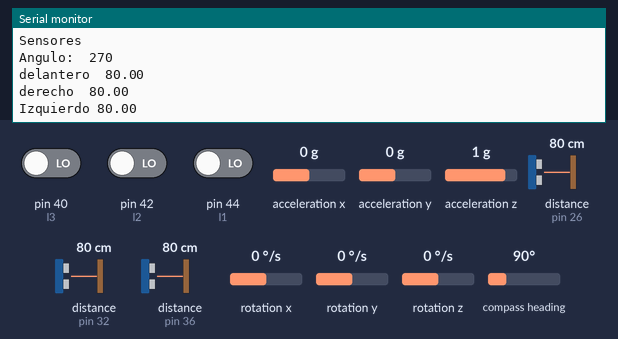
The sketch below on a simulated Arduino Mega 2560, built with avr-gcc and run on an emulated ATmega2560. Shown: the last lines printed to the serial monitor. Wiring (inferred from the names in the program): 3 × ultrasonic range finder: trigger pin 28, echo pin 26 / trigger pin 30, echo pin 32 / trigger pin 34, echo pin 36; HMC5883L compass at I2C address 0x1E. Inputs (shaded band) come from the test bench; at power-on: distance to the obstacle (sensors on pin 26, pin 32, pin 36) 80 cm, compass heading 90°, pin 40 (l3) LOW, pin 42 (l2) LOW, pin 44 (l1) LOW, acceleration x 0 g, acceleration y 0 g, acceleration z 1 g, rotation x 0 °/s, rotation y 0 °/s, rotation z 0 °/s. The echo pulse lasts 58.3 µs per cm.

Above: at 1.2 s.
1.3 s: distance to the obstacle (sensor on pin 26) set to 2 cm
At 2.6 s:
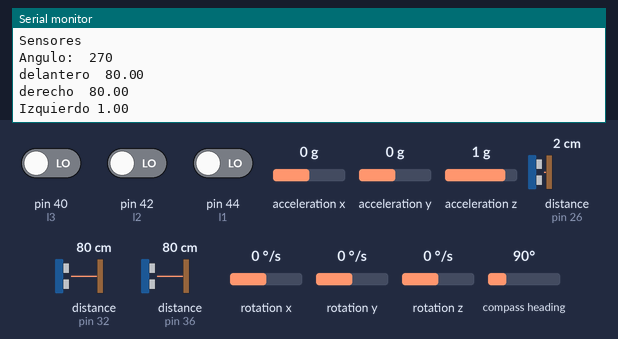
2.8 s: distance to the obstacle (sensor on pin 32) set to 2 cm
At 4.0 s:
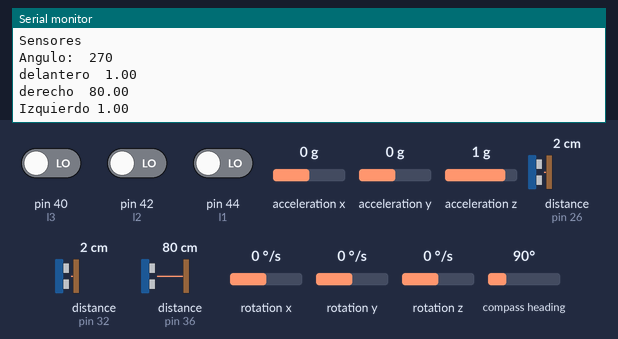
4.3 s: distance to the obstacle (sensor on pin 36) set to 2 cm
At 5.6 s:
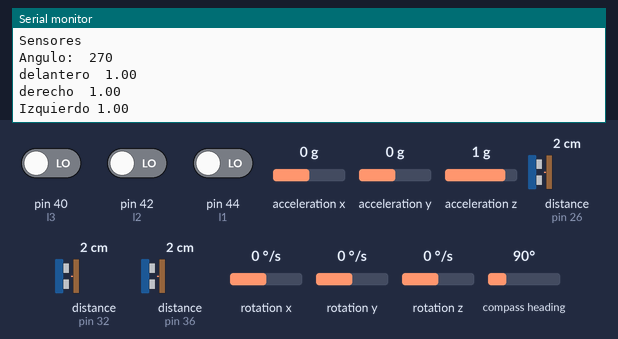
5.8 s: compass heading set to 7°
7.3 s: distance to the obstacle (sensor on pin 26) set to 4 cm
At 8.7 s:
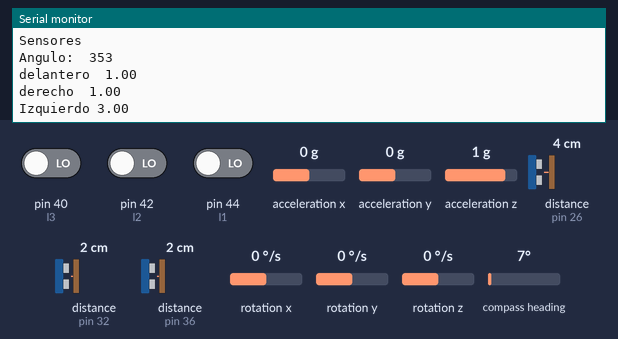
8.8 s: distance to the obstacle (sensor on pin 32) set to 4 cm
At 10.0 s:
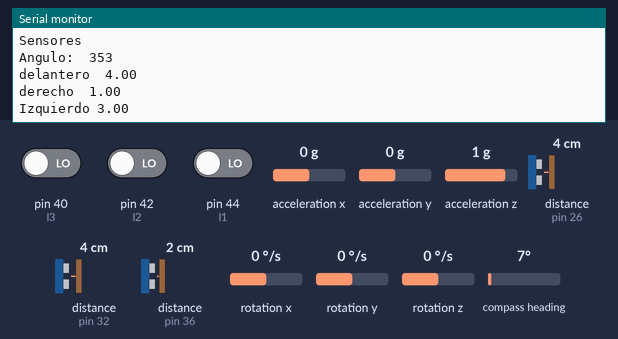
Timing chart, 0 to 11.3 s (numbered marks = the images above; inputs shaded):
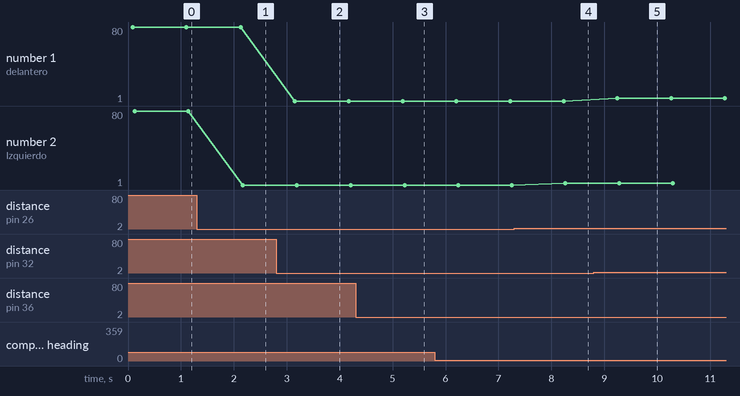

Measured:
- after the input at 1.3 s, the serial monitor: prints a new line after 0.87 s (image 1)
- after the input at 2.8 s, the serial monitor: prints a new line after 0.36 s (image 2)
- after the input at 4.3 s, the serial monitor: prints a new line after 0.91 s (image 3)
- after the input at 7.3 s, the serial monitor: prints a new line after 0.97 s (image 4)
- after the input at 8.8 s, the serial monitor: prints a new line after 0.45 s (image 5)
- plotted number 1: 1 → 4 after the input at 8.8 s
- plotted number 2: 80 → 1 after the input at 1.3 s, 1 → 3 after the input at 7.3 s

The sketch:

maze2018.ino.ino
```cpp
//Incluimos la libreria SD.
#include <SD.h>
#include <QTRSensors.h>
#include <AFMotor.h>
#include <Wire.h>
#include <Adafruit_MLX90614.h>
#include "I2Cdev.h"
#include "MPU6050.h"
#include "Wire.h"
#include <BMP180.h>  //Library for the BMP180 barometer.


//Acelerometro MPU6050
MPU6050 accelgyro;
Adafruit_MLX90614 mlx = Adafruit_MLX90614();

//delantero
//define motores por cada puerto
AF_DCMotor motori_D(1); //motor izquierdo
AF_DCMotor motord_D(2); //motor derecho

//Declaracion de Variables para sensores
   // SD
       const int chipSelect = 44;
   //Ultrasonicos
     //Delantero
       const int trigPin_D = 30;
       const int echoPin_D = 32;
     //Derecho
       const int trigPin_R = 34;
       const int echoPin_R = 36;
     //Izquierdo
       const int trigPin_L= 28; // Pin disparador. Se puede usar otro pin digital
       const int echoPin_L= 26; // Pin eco. Se puede usar otro pin digital
   //Infrarojos

       int l1 = 44; //Morado
       int l2 = 42; //Gris
       int l3 = 40; //Blanco
  //Giroscopio y Acelerometro
       int16_t ax, ay, az;
       int16_t gx, gy, gz;

  //HMC5883L Magnetometro Compass
       const int hmc5883Address = 0x1E; //0011110b, I2C 7bit address for compass
       const byte hmc5883ModeRegister = 0x02;
       const byte hmcContinuousMode = 0x00;
       const byte hmcDataOutputXMSBAddress = 0x03;

       int x,y,z; //triple axis data from HMC5883L.


   //variables de medicion de sensores
   //Sensores ultrasonicos
       long duration;
       long inches;
       float cm_D;
       float cm_R;
       float cm_L;
       float cm_A;
       float dif_cm=0;
    //Sensor Infrarrojo
       int v1 = 0;
       int v2 = 0;
       int v3 = 0;
       int cont_inf=0;
    //Sensor de Inclinación
       //int sInc =

//Variables de control
    // distancia para encontrar las paredes (centimetros)
       int d_enc=30;
       int d_fte=10;
    //encuentro con las paredes del laberinto (0) libre, (1) encuentra la pared
       int adelante=0;
       int derecha=0;
       int izquierda=0;
       int atras=0;
    //velocidad de oruga
       int ade_ordi=140;
       int medioi=115;
        int ade_ordd=190;
       int mediod=150;
       //long dif_cm=0;

    //Control de ultimo giro
       String ul_giro="FR";
       String desvio="C";
    // espara para los giros
       int ang_ini=0;
       int ang_act=0;
       int giroU=30;
       int Gizquierda=15;
       int Gderecha=-15;


       int t_giroi=3750;      //tiempo para los giros de 90°
       int t_girod=4500;      //tiempo para los giros de 90°
       int t_u=10700;
       int ineD=1100;
       int ineI=1100;
       int ine_ng=1500;       //inercia zona negra
       int esp_giro=4200;    //avanza despues de girar 180°
       //int t_giro_u=3500;   // tiempo para giros de 180°
       int tr=40;           // tiempo de retorno a la recta
       int giro=0;


void setup() {
   //Puerto serial
   Serial.begin(9600);

   // Sensor ultrasonico Delantero
      pinMode(trigPin_D, OUTPUT); // Establece pin como salida
      pinMode(echoPin_D, INPUT); // Establece pin como entrada
      digitalWrite(trigPin_D, LOW); // Pone el pin a un estado logico bajo

   // Sensor ultrasonico derecho
      pinMode(trigPin_R, OUTPUT); // Establece pin como salida
      pinMode(echoPin_R, INPUT); // Establece pin como entrada
      digitalWrite(trigPin_R, LOW); // Pone el pin a un estado logico bajo

   // Sensor ultrasonico izquierdo
      pinMode(trigPin_L, OUTPUT); // Establece pin como salida
      pinMode(echoPin_L, INPUT); // Establece pin como entrada
      digitalWrite(trigPin_L, LOW); // Pone el pin a un estado logico bajo

   // Sensor Infrarojo
      pinMode(l1,INPUT);
      pinMode(l2,INPUT);
      pinMode(l3,INPUT);


    //------------------  Configuracion GY-87 ------------------------------------
      Wire.begin();
      // inicializa griroscopio
      accelgyro.initialize();
      // verifica la coneccion
      Serial.println("Testing device connections...");
      Serial.println(accelgyro.testConnection() ? "MPU6050 se realizo la coneccion" : "MPU6050 coneccion fallida");
      accelgyro.setI2CBypassEnabled(true);  //Esto configura el bypass para que el HMC5883L se pueda ver.
      //Inicializa el Compas digital
      Wire.beginTransmission(hmc5883Address);  //inicia la comunicacion
      Wire.write(hmc5883ModeRegister);  //seleccione el modo de registro
      Wire.write(hmcContinuousMode); //modo de medición continua
      Wire.endTransmission();
    //------------------  Configuracion GY-87 ------------------------------------
}

//------------------------------alto-----------------------------------------------
void alto(){
   motori_D.setSpeed(0);//velocidad de motor izquierdo
   motori_D.run(FORWARD); //polaridad de motor izquierdo
   motord_D.setSpeed(0);//velocidad de motor derecho
   motord_D.run(FORWARD);//polaridad de motor  derecho
   //Serial.println("____ALTO____________________");
   delay(1500);
   motori_D.setSpeed(ade_ordi);
   motori_D.run(FORWARD);
   motord_D.setSpeed(ade_ordd);
   motord_D.run(FORWARD);
}
//------------------------------regresa---------------------------------------------
void regresa(){
   motori_D.setSpeed(100);//velocidad de motor izquierdo
   motori_D.run(BACKWARD); //polaridad de motor izquierdo
   motord_D.setSpeed(100);//velocidad de motor derecho
   motord_D.run(BACKWARD);//polaridad de motor  derecho
   //Serial.println("____regresa____________________");
   delay(2000);
}


void loop() {
   Serial.println("Sensores ");
   /*motori_D.setSpeed(ade_ordi);
   motori_D.run(FORWARD);
   motord_D.setSpeed(ade_ordd);
   motord_D.run(FORWARD);
   */
   angulo();
   Serial.print("Angulo:  ");
   Serial.println(angulo());


   v1=digitalRead(l1);
   v2=digitalRead(l2);
   v3=digitalRead(l3);

   ultra_D();
   ultra_R();
   ultra_L();
   Serial.print("delantero  ");
   Serial.println(cm_D);
   Serial.print("derecho  ");
   Serial.println(cm_R);
   Serial.print("Izquierdo ");
   Serial.println(cm_L);
   delay(1000);
   //Detremina si encontro la pared Delantera
   /*if (cm_D<d_fte) {
      adelante=0;
   }else {
      adelante=1;
   }
   //Detremina si encontro la pared Derecha
   if (cm_R<d_enc) {
      derecha=0;
   }else {
       derecha=1;
   }
   //Detremina si encontro la pared Izquierda
   if (cm_L<d_enc) {
       izquierda=0;
   }else {
       izquierda=1;
   }

   Serial.print("Pared delantera  ");
   Serial.println(adelante);
   Serial.print("Pared derecha  ");
   Serial.println(derecha);
   Serial.print("Pared Izquierda ");
   Serial.println(izquierda);
   Serial.print("iNF. 1  ");
   Serial.println(v1);
   Serial.print("inf 2  ");
   Serial.println(v2);
   Serial.print("inf 3 ");
   Serial.println(v3);


   //delay(3000);
   //Sin pared al frente y entre dos paredes avanza de frente alineandose a la IZQUIERDA
   //          |         |          |            |
   //          |    1    |          |     1      |
   //          |0       0|          |0         1
   //          |         |          |            |
   if (((adelante==1) && (izquierda==0) && (derecha==0)) || ((adelante==1) && (izquierda==0) && (derecha==1))){
           //if ((cm_L>=4 && cm_L<=6)){
           motori_D.setSpeed(ade_ordi);
           motori_D.run(FORWARD);
           motord_D.setSpeed(ade_ordd);
           motord_D.run(FORWARD);
           desvio="C";
        //}

        //algoritmo para centrar
        if(cm_L<5 || cm_R>=8 ){  //&& cm_R<d_enc
           //dataFile.print("   cm_L<   ");
           // GIRA A LA DERECHA
           motori_D.setSpeed(ade_ordi);
           motori_D.run(FORWARD);
           motord_D.setSpeed(ade_ordd);
           motord_D.run(BACKWARD);
           delay(550);
           //avanza
           motori_D.setSpeed(ade_ordi);
           motori_D.run(FORWARD);
           motord_D.setSpeed(ade_ordd);
           motord_D.run(FORWARD);
           delay(700);
           desvio="D";
           //izquierda
           motori_D.setSpeed(ade_ordi);
           motori_D.run(BACKWARD);
           motord_D.setSpeed(ade_ordd);
           motord_D.run(FORWARD);
           delay(400);
           //avanza
           motori_D.setSpeed(ade_ordi);
           motori_D.run(FORWARD);
           motord_D.setSpeed(ade_ordd);
           motord_D.run(FORWARD);
           delay(500);
        }

        if(cm_R<5 || cm_L>=8){ // && cm_L<d_enc
           //dataFile.print("   cm_L>6");
           //GIRA IZQUIERDA
           motori_D.setSpeed(ade_ordi);
           motori_D.run(BACKWARD);
           motord_D.setSpeed(ade_ordd);
           motord_D.run(FORWARD);
           delay(450);
           //avanza
           motori_D.setSpeed(ade_ordi);
           motori_D.run(FORWARD);
           motord_D.setSpeed(ade_ordd);
           motord_D.run(FORWARD);
           delay(750);
           // GIRA A LA DERECHA
           motori_D.setSpeed(ade_ordi);
           motori_D.run(FORWARD);
           motord_D.setSpeed(ade_ordd);
           motord_D.run(BACKWARD);
           delay(450);
           //avanza
           motori_D.setSpeed(ade_ordi);
           motori_D.run(FORWARD);
           motord_D.setSpeed(ade_ordd);
           motord_D.run(FORWARD);
           delay(500);
           desvio="I";
        }

        ul_giro="FT"+desvio;
   }

   //Pared al frente y a la izquierda gira a la derecha
   //          |----------|
   //          |    0
   //          |0       1
   //          |          |
   if (((adelante==0)   && (izquierda==0) && (derecha==1))){
       // avanza un tiempo para centrar la vuelta
       alto();
       motori_D.setSpeed(ade_ordi);
       motori_D.run(FORWARD);
       motord_D.setSpeed(ade_ordd);
       motord_D.run(FORWARD);
       delay(ineD); //avanza para centrar el giro
       //gira a la derecha
       ang_ini=angulo();
       ang_act=ang_ini;
       while (ang_act<=ang_ini+Gderecha){
          motori_D.setSpeed(ade_ordi);
          motori_D.run(FORWARD);
          motord_D.setSpeed(ade_ordd);
          motord_D.run(BACKWARD);
          ang_act=angulo();
       }
       alto();
       // avanza para centrarse
       motori_D.setSpeed(ade_ordi);
       motori_D.run(FORWARD);
       motord_D.setSpeed(ade_ordd);
       motord_D.run(FORWARD);
       delay(esp_giro);

       ul_giro="DE";
   }

   //Pared al frente y a la derecha gira a la izquierda
   //          |----------|
   //                0    |
   //            1       0|
   //          |          |
   if ((adelante==0) && (izquierda==1) && (derecha==0)){
       alto();
       // avanza un tiempo para centrar la vuelta
       motori_D.setSpeed(ade_ordi);
       motori_D.run(FORWARD);
       motord_D.setSpeed(ade_ordd);
       motord_D.run(FORWARD);
       //delay(ineI); //avanza para centrar el giro
       // Gira Izquierda
       ang_ini=angulo();
       ang_act=ang_ini;
       while (ang_act<=ang_ini+Gizquierda){
          motori_D.setSpeed(ade_ordi);
          motori_D.run(BACKWARD);
          motord_D.setSpeed(ade_ordd);
          motord_D.run(FORWARD);
          ang_act=angulo();
       }
       alto();
       // se centra
       motori_D.setSpeed(ade_ordi);
       motori_D.run(FORWARD);
       motord_D.setSpeed(ade_ordd);
       motord_D.run(FORWARD);
       delay(esp_giro);

       ul_giro="IZ";
   }

   //Pared al frente y sin pared a la derecha  y a la izquierda gira a la izquierda
   //          |------------|
   //                 0
   //             1       1
   //          |            |
   if ((adelante==0) && (izquierda==1) && (derecha==1)){
       alto();
       // avanza un tiempo para centrar la vuelta
       motori_D.setSpeed(ade_ordi);
       motori_D.run(FORWARD);
       motord_D.setSpeed(ade_ordd);
       motord_D.run(FORWARD);
       //delay(ineI); //avanza para centrar el giro
       // Gira Izquierda
       ang_ini=angulo();
       ang_act=ang_ini;
       while (ang_act<=ang_ini+Gizquierda){
          motori_D.setSpeed(ade_ordi);
          motori_D.run(BACKWARD);
          motord_D.setSpeed(ade_ordd);
          motord_D.run(FORWARD);
          ang_act=angulo();
       }
       alto();
       // se centra
       motori_D.setSpeed(ade_ordi);
       motori_D.run(FORWARD);
       motord_D.setSpeed(ade_ordd);
       motord_D.run(FORWARD);
       delay(esp_giro);
       ul_giro="IZ";
   }

   //Sin Pared al frente con pared a la derecha sin pared a la izquierda gira a la izquierda
   //          |            |
   //                 1     |
   //             1       0 |
   //          |            |
   if ((adelante==1) && (izquierda==1) && (derecha==0)){
       alto();
       // avanza un tiempo para centrar la vuelta
       motori_D.setSpeed(ade_ordi);
       motori_D.run(FORWARD);
       motord_D.setSpeed(ade_ordd);
       motord_D.run(FORWARD);
       //delay(ineI); //avanza para centrar el giro
       // Gira Izquierda
       ang_ini=angulo();
       ang_act=ang_ini;
       while (ang_act<=ang_ini+Gizquierda){
          motori_D.setSpeed(ade_ordi);
          motori_D.run(BACKWARD);
          motord_D.setSpeed(ade_ordd);
          motord_D.run(FORWARD);
          ang_act=angulo();
       }
       alto();
       // se centra
       motori_D.setSpeed(ade_ordi);
       motori_D.run(FORWARD);
       motord_D.setSpeed(ade_ordd);
       motord_D.run(FORWARD);
       delay(esp_giro);

       ul_giro="IZ";   }

   //Sin Pared al frente Sin pared a la derecha y Sin pared a la izquierda gira a la izquierda
    //
    //                 1
    //             1       1
    //          |             |
    if ((adelante==1) && (izquierda==1) && (derecha==1)){
       alto();
       // avanza un tiempo para centrar la vuelta
       motori_D.setSpeed(ade_ordi);
       motori_D.run(FORWARD);
       motord_D.setSpeed(ade_ordd);
       motord_D.run(FORWARD);
       //delay(ineI); //avanza para centrar el giro
       // Gira Izquierda
       ang_ini=angulo();
       ang_act=ang_ini;
       while (ang_act<=ang_ini+Gizquierda){
          motori_D.setSpeed(ade_ordi);
          motori_D.run(BACKWARD);
          motord_D.setSpeed(ade_ordd);
          motord_D.run(FORWARD);
          ang_act=angulo();
       }
       alto();
       // se centra
       motori_D.setSpeed(ade_ordi);
       motori_D.run(FORWARD);
       motord_D.setSpeed(ade_ordd);
       motord_D.run(FORWARD);
       delay(esp_giro);

       ul_giro="IZ";    }


    //Pared al frente pared a la derecha y pared a la izquierda regresa
    //          |-----------|
    //          |     0     |
    //          | 0       0 |
    //          |           |
    if ((adelante==0) && (derecha==0) && (izquierda==0)){
        alto();
       // avanza un tiempo para centrar la vuelta
       motori_D.setSpeed(ade_ordi);
       motori_D.run(FORWARD);
       motord_D.setSpeed(ade_ordd);
       motord_D.run(FORWARD);
       //delay(ineI); //avanza para centrar el giro
       // Gira en U
       ang_ini=angulo();
       ang_act=ang_ini;
       while (ang_act<=ang_ini+giroU){
          motori_D.setSpeed(ade_ordi);
          motori_D.run(BACKWARD);
          motord_D.setSpeed(ade_ordd);
          motord_D.run(FORWARD);
          ang_act=angulo();
       }
       alto();
       // se centra
       motori_D.setSpeed(ade_ordi);
       motori_D.run(FORWARD);
       motord_D.setSpeed(ade_ordd);
       motord_D.run(FORWARD);
       delay(esp_giro);

       ul_giro="U";
    }

//detecta negro
    if(v1==1 && v2==1 && v3==1){
      cont_inf++;
      v1=digitalRead(l1);
      v2=digitalRead(l2);
      v3=digitalRead(l3);
      if(cont_inf>300){
          alto();
          // avanza un tiempo para centrar la vuelta
          motori_D.setSpeed(ade_ordi);
           motori_D.run(FORWARD);
           motord_D.setSpeed(ade_ordd);
           motord_D.run(FORWARD);
           //delay(ineI); //avanza para centrar el giro
           // Gira en U
           ang_ini=angulo();
           ang_act=ang_ini;
           while (ang_act<=ang_ini+giroU){
              motori_D.setSpeed(ade_ordi);
              motori_D.run(BACKWARD);
              motord_D.setSpeed(ade_ordd);
              motord_D.run(FORWARD);
              ang_act=angulo();
           }
           alto();
          // se centra
          motori_D.setSpeed(ade_ordi);
          motori_D.run(FORWARD);
          motord_D.setSpeed(ade_ordd);
          motord_D.run(FORWARD);
          delay(esp_giro);
          ul_giro="U";
          cont_inf=0;
      }
    }*/
}


void ultra_D(){
  digitalWrite(trigPin_D, HIGH);
  delayMicroseconds(5);
  digitalWrite(trigPin_D, LOW);
  duration = pulseIn(echoPin_D, HIGH); //Devuelve la longitud del pulso del pin Echo en us
  // Imprime valores por el puerto serie:
  // Convierte el tiempo de recepción del eco en distancia:
  inches = microsecondsToInches(duration);
  cm_D = microsecondsToCentimeters(duration);
}

void ultra_R(){
  digitalWrite(trigPin_R, HIGH);
  delayMicroseconds(5);
  digitalWrite(trigPin_R, LOW);
  duration = pulseIn(echoPin_R, HIGH); //Devuelve la longitud del pulso del pin Echo en us
  // Imprime valores por el puerto serie:
  // Convierte el tiempo de recepción del eco en distancia:
  inches = microsecondsToInches(duration);
  cm_R = microsecondsToCentimeters(duration);
  //cm_R=10;
}

void ultra_L(){
  digitalWrite(trigPin_L, HIGH);
  delayMicroseconds(5);
  digitalWrite(trigPin_L, LOW);
  duration = pulseIn(echoPin_L, HIGH); //Devuelve la longitud del pulso del pin Echo en us
  // Imprime valores por el puerto serie:
  // Convierte el tiempo de recepción del eco en distancia:
  inches = microsecondsToInches(duration);
  cm_L = microsecondsToCentimeters(duration);
}


// Calcula la distancia en pulgadas
float microsecondsToInches(long microseconds) {
    return microseconds/148;
}
// Calcula la distancia en cm
float microsecondsToCentimeters(long microseconds) {
    return microseconds/58;
}

int angulo(){
    //------------------------giroscopio---------------------
    accelgyro.getMotion6(&ax, &ay, &az, &gx, &gy, &gz);
    //Acceso a la brújula digital HMC5883L
    //Indica a la HMC5883L dónde comenzar a leer los datos
    Wire.beginTransmission(hmc5883Address);
    Wire.write(hmcDataOutputXMSBAddress);  //Selecciona los registros 3, X MSB register
    Wire.endTransmission();
    Wire.requestFrom(hmc5883Address,6);   //Leer datos de cada eje de la brújula digital
    if(6<=Wire.available())
    {
      x = Wire.read()<<8; //X msb
      x |= Wire.read();   //X lsb
      z = Wire.read()<<8; //Z msb
      z |= Wire.read();   //Z lsb
      y = Wire.read()<<8; //Y msb
      y |= Wire.read();   //Y lsb
    }
    int angle = atan2(-y,x)/M_PI*180;
    if (angle < 0)
    {
      angle = angle + 360;
    }
    return angle;
}
```
